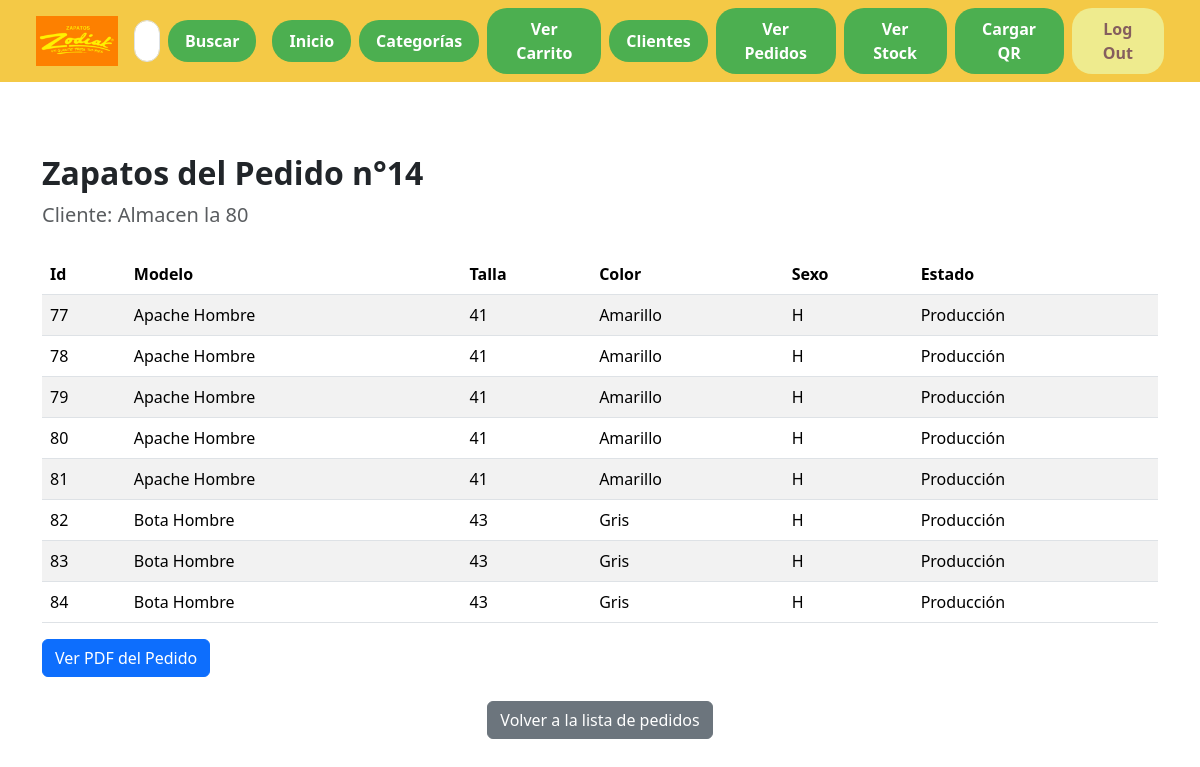
Before: /zapatos/14/ (signed in) with the older database file.
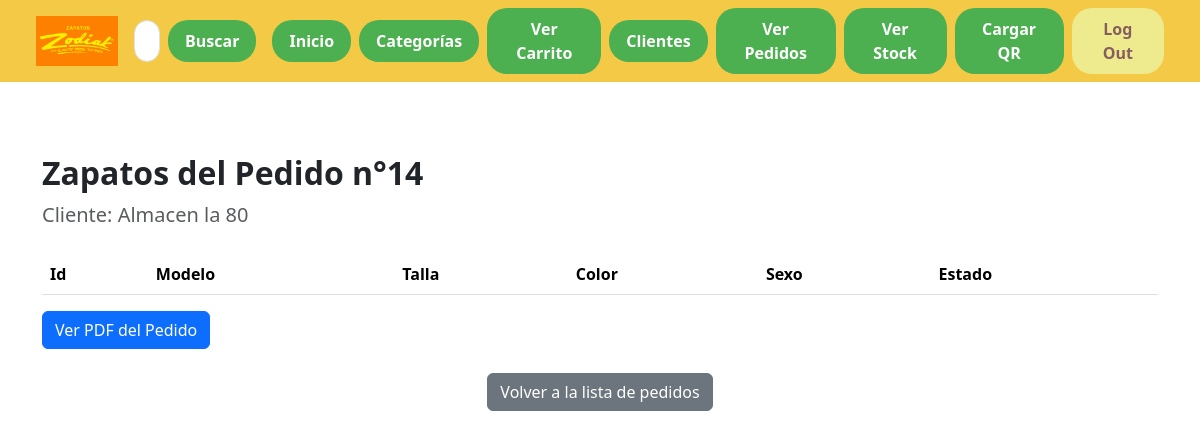
After: the same page with the newer database file.
### app1/models.py (models this page shows)
class Pedido(models.Model):
    ESTADO_CHOICES = [
        ('Pendiente', 'Pendiente'),
        ('Completada', 'Completada'),
        ('Anulada', 'Anulada'),
    ]
    empleado = models.ForeignKey(Empleado, on_delete=models.CASCADE, null=True, blank=True) # Relación uno a muchos con la tabla Empleado
    fecha_creacion = models.DateTimeField(auto_now_add=True)
    fecha_terminacion = models.DateTimeField(null=True, blank=True) # La fecha de terminación es opcional
    estado = models.CharField(max_length=10, choices=ESTADO_CHOICES, default='Pendiente') # El estado por defecto es pendiente
    observaciones = models.TextField(default='Sin observaciones', null=True, blank=True) # El campo observaciones es opcional
    cliente = models.ForeignKey(Cliente, on_delete=models.CASCADE) # Relación uno a muchos con la tabla Cliente

class Cliente(models.Model):
    nombre = models.CharField(max_length=100, unique=True)
    direccion = models.CharField(max_length=200)
    telefono = models.CharField(max_length=15)
    correo = models.EmailField()

class Zapato(models.Model):
    GENERO_CHOICES = [
        ('H', 'Hombre'),
        ('M', 'Mujer'),
    ]
    TALLAS_CHOICES = [
        ('34', '34'),
        ('35', '35'),
        ('36', '36'),
        ('37', '37'),
        ('38', '38'),
        ('39', '39'),
        ('40', '40'),
        ('41', '41'),
        ('42', '42'),
        ('43', '43'),
        ('44', '44'),
        ('45', '45'),
    ]
    MODELO_CHOICES = [
        ('Apache', 'Apache'),
        ('Apolo', 'Apolo'),
        ('Amaka', 'Amaka'),
        ('Nautico', 'Nautico'),
        ('Bota', 'Bota'),
        ('Casual', 'Casual'),
        ('Sport', 'Sport'),
    ]
    COLOR_CHOICES = [
        ('Rojo', 'Rojo'),
        ('Azul', 'Azul'),
        ('Verde', 'Verde'),
        ('Amarillo', 'Amarillo'),
    ]
    ESTADO_CHOICES = [
        ('Pendientes', 'Pendiente'),
        ('Producción', 'En Producción'),
        ('Anulado', 'Anulado'),
        ('Completado', 'Completado'),
        ('Entregado', 'Entregado'),
        ('Bodega', 'En Bodega'),
    ]
    referencia = models.CharField(max_length=20)
    modelo = models.CharField(max_length=10, choices=MODELO_CHOICES) # En el formulario se puede manejar a través de opciones
    talla = models.CharField(max_length=2, choices=TALLAS_CHOICES)
    sexo = models.CharField(max_length=1, choices=GENERO_CHOICES)
    color = models.CharField(max_length=10, choices=COLOR_CHOICES)
    estado = models.CharField(max_length=10, choices=ESTADO_CHOICES, default='Pendientes') # El estado por defecto es pendientes
    requerimientos = models.TextField()
    observaciones = models.TextField(default='Sin observaciones', null=True, blank=True) # El campo observaciones es opcional
    pedido = models.ForeignKey('Pedido', on_delete=models.CASCADE, null=True, blank=True) # Relación uno a muchos con la tabla Pedido
    imagen = models.CharField(max_length=150, null=True, blank=True)

### app1/views.py (the view)
# urls.py: path("zapatos/<int:pedido_id>/", PedidoZapatosView.as_view(), name="ver_zapatos_pedido"),
class PedidoZapatosView(LoginRequiredMixin, DetailView):
    model = Pedido
    pk_url_kwarg = 'pedido_id'
    template_name = 'ver_zapatos_pedido.html'
    context_object_name = 'pedido'
    def get_context_data(self, **kwargs):
        ctx = super().get_context_data(**kwargs)
        pedido = self.object
        ctx['zapatos'] = Zapato.objects.filter(pedido=pedido)
        ctx['pdf_url'] = f"{settings.MEDIA_URL}pdf_pedidos/pedido_{pedido.id}.pdf"
        return ctx

### app1/templates/ver_zapatos_pedido.html
{% extends "base.html" %}
{% block content %}
<div class="container mt-5">
    <h2 class="fw-bold">Zapatos del Pedido n°{{ pedido.id }}</h2>
    <p class="fs-5 text-muted">Cliente: {{ pedido.cliente.nombre }}</p>
    <table class="table table-striped mt-4">
        <thead>
            <tr>
                <th>Id</th>
                <th>Modelo</th>
                <th>Talla</th>
                <th>Color</th>
                <th>Sexo</th>
                <th>Estado</th>
            </tr>
        </thead>
        <tbody>
            {% for zapato in zapatos %}
            <tr>
                <td>{{ zapato.id }}</td>
                <td>{{ zapato.modelo }}</td>
                <td>{{ zapato.talla }}</td>
                <td>{{ zapato.color }}</td>
                <td>{{ zapato.sexo }}</td>
                <td>{{ zapato.estado }}</td>
            </tr>
            {% endfor %}
        </tbody>
    </table>
    <div class="mt-3">
        <a href="{{ pdf_url }}" class="btn btn-primary" target="_blank">Ver PDF del Pedido</a>
    </div>
    <div class="text-center mt-4">
        <a href="{% url 'ver_pedidos' %}" class="btn btn-secondary">Volver a la lista de pedidos</a>
    </div>
</div>
{% endblock %}

### app1/templates/base.html (shortened to what this page needs)
<!DOCTYPE html>
{% load static %}
<html lang="es">
<head>
    <link href="https://cdn.jsdelivr.net/npm/bootstrap@5.3.2/dist/css/bootstrap.min.css" rel="stylesheet">
</head>
<body>
    <nav class="navbar navbar-expand-lg navbar-custom px-4 py-2">
        <div class="container-fluid d-flex justify-content-between align-items-center">
            <a class="navbar-brand" href="#">
                <img src="{% static 'images/logo2.png' %}" alt="Logo Zodiak">
            </a>
                <form class="d-flex me-3" method="get" action="{% url 'buscar_productos' %}" style="max-width:480px;flex:1;">
                    <input class="form-control me-2" type="search" name="q" placeholder="Buscar productos" aria-label="Buscar" style="border-radius:20px;">
                    <button class="btn btn-green" type="submit">Buscar</button>
                </form>
                <div class="d-flex align-items-center">
                <a href="{% url 'landing' %}" class="btn btn-green me-2">Inicio</a>
                <a href="{% url 'categorias' %}" class="btn btn-green me-2">Categorías</a>
                <a href="{% url 'ver_carrito' %}" class="btn btn-green me-2">Ver Carrito</a>
                <a href="{% url 'ver_clientes' %}" class="btn btn-green me-2">Clientes</a>
                <a href="{% url 'ver_pedidos' %}" class="btn btn-green me-2">Ver Pedidos</a>
                <a href="{% url 'ver_stock' %}" class="btn btn-green me-2">Ver Stock</a>
                <a href="{% url 'cargar_qr' %}" class="btn btn-green me-2">Cargar QR</a>
                {% if user.is_authenticated %}
                    <a class="btn btn-yellow" href="{% url 'logout' %}">Log Out</a>
                {% endif %}
            </div>
        </div>
    </nav>
    <div class="p-4">
        {% block content %}
        {% endblock %}
    </div>
</body>
</html>

### app1/templates/base.html (style rules this page uses)
.navbar-brand img { height: 50px; }
.btn-green { background-color: #4CAF50; color: white; border-radius: 20px; padding: 8px 16px; font-weight: bold; }
.btn-yellow { background-color: #eeeb8e; color: rgb(133, 94, 94); border-radius: 20px; padding: 8px 16px; font-weight: bold; }
.navbar-custom { background-color: #f4c946; }

Changed rows visible on the page:
removed Zapato: id "77", modelo "Apache Hombre", talla "41", color "Amarillo", sexo "H", estado "Producción"
removed Zapato: id "78", modelo "Apache Hombre", talla "41", color "Amarillo", sexo "H", estado "Producción"
removed Zapato: id "79", modelo "Apache Hombre", talla "41", color "Amarillo", sexo "H", estado "Producción"
removed Zapato: id "80", modelo "Apache Hombre", talla "41", color "Amarillo", sexo "H", estado "Producción"
removed Zapato: id "81", modelo "Apache Hombre", talla "41", color "Amarillo", sexo "H", estado "Producción"
removed Zapato: id "82", modelo "Bota Hombre", talla "43", color "Gris", sexo "H", estado "Producción"
removed Zapato: id "83", modelo "Bota Hombre", talla "43", color "Gris", sexo "H", estado "Producción"
removed Zapato: id "84", modelo "Bota Hombre", talla "43", color "Gris", sexo "H", estado "Producción"
